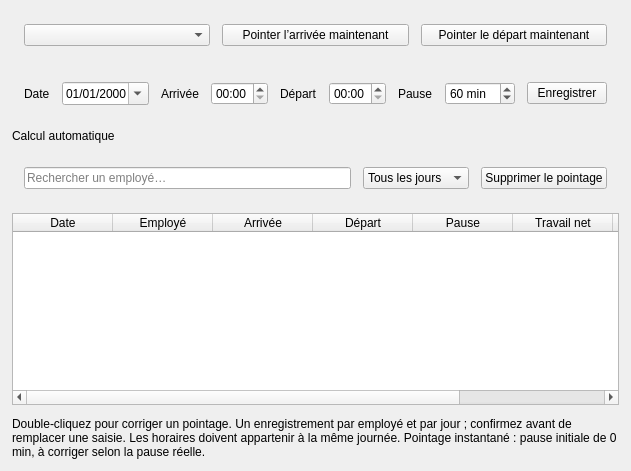
          <widget class="QWidget" name="attendancePage">
            <attribute name="title">
              <string>Pointage</string>
            </attribute>
            <layout class="QVBoxLayout" name="attendancePageLayout">
              <property name="spacing">
                <number>12</number>
              </property>
              <property name="leftMargin">
                <number>12</number>
              </property>
              <property name="topMargin">
                <number>12</number>
              </property>
              <property name="rightMargin">
                <number>12</number>
              </property>
              <property name="bottomMargin">
                <number>12</number>
              </property>
              <item>
                <layout class="QHBoxLayout" name="instantAttendance">
                  <property name="spacing">
                    <number>12</number>
                  </property>
                  <property name="leftMargin">
                    <number>12</number>
                  </property>
                  <property name="topMargin">
                    <number>12</number>
                  </property>
                  <property name="rightMargin">
                    <number>12</number>
                  </property>
                  <property name="bottomMargin">
                    <number>12</number>
                  </property>
                  <item>
                    <widget class="QComboBox" name="attendanceEmployee" />
                  </item>
                  <item>
                    <widget class="QPushButton" name="clockInButton">
                      <property name="text">
                        <string>Pointer l’arrivée maintenant</string>
                      </property>
                      <property name="primary" stdset="0">
                        <bool>true</bool>
                      </property>
                    </widget>
                  </item>
                  <item>
                    <widget class="QPushButton" name="clockOutButton">
                      <property name="text">
                        <string>Pointer le départ maintenant</string>
                      </property>
                    </widget>
                  </item>
                </layout>
              </item>
              <item>
                <layout class="QHBoxLayout" name="attendanceForm">
                  <property name="spacing">
                    <number>12</number>
                  </property>
                  <property name="leftMargin">
                    <number>12</number>
                  </property>
                  <property name="topMargin">
                    <number>12</number>
                  </property>
                  <property name="rightMargin">
                    <number>12</number>
                  </property>
                  <property name="bottomMargin">
                    <number>12</number>
                  </property>
                  <item>
                    <widget class="QLabel" name="attendanceDateLabel">
                      <property name="text">
                        <string>Date</string>
                      </property>
                      <property name="wordWrap">
                        <bool>true</bool>
                      </property>
                    </widget>
                  </item>
                  <item>
                    <widget class="QDateEdit" name="attendanceDate">
                      <property name="calendarPopup">
                        <bool>true</bool>
                      </property>
                      <property name="displayFormat">
                        <string>dd/MM/yyyy</string>
                      </property>
                    </widget>
                  </item>
                  <item>
                    <widget class="QLabel" name="arrivalLabel">
                      <property name="text">
                        <string>Arrivée</string>
                      </property>
                      <property name="wordWrap">
                        <bool>true</bool>
                      </property>
                    </widget>
                  </item>
                  <item>
                    <widget class="QTimeEdit" name="attendanceArrival">
                      <property name="displayFormat">
                        <string>HH:mm</string>
                      </property>
                    </widget>
                  </item>
                  <item>
                    <widget class="QLabel" name="departureLabel">
                      <property name="text">
                        <string>Départ</string>
                      </property>
                      <property name="wordWrap">
                        <bool>true</bool>
                      </property>
                    </widget>
                  </item>
                  <item>
                    <widget class="QTimeEdit" name="attendanceDeparture">
                      <property name="displayFormat">
                        <string>HH:mm</string>
                      </property>
                    </widget>
                  </item>
                  <item>
                    <widget class="QLabel" name="pauseLabel">
                      <property name="text">
                        <string>Pause</string>
                      </property>
                      <property name="wordWrap">
                        <bool>true</bool>
                      </property>
                    </widget>
                  </item>
                  <item>
                    <widget class="QSpinBox" name="attendancePause">
                      <property name="maximum">
                        <number>240</number>
                      </property>
                      <property name="value">
                        <number>60</number>
                      </property>
                      <property name="suffix">
                        <string> min</string>
                      </property>
                    </widget>
                  </item>
                  <item>
                    <widget class="QPushButton" name="saveAttendanceButton">
                      <property name="text">
                        <string>Enregistrer</string>
                      </property>
                      <property name="primary" stdset="0">
                        <bool>true</bool>
                      </property>
                    </widget>
                  </item>
                </layout>
              </item>
              <item>
                <widget class="QLabel" name="attendanceCalculation">
                  <property name="text">
                    <string>Calcul automatique</string>
                  </property>
                  <property name="wordWrap">
                    <bool>true</bool>
                  </property>
                </widget>
              </item>
              <item>
                <layout class="QHBoxLayout" name="attendanceFilters">
                  <property name="spacing">
                    <number>12</number>
                  </property>
                  <property name="leftMargin">
                    <number>12</number>
                  </property>
                  <property name="topMargin">
                    <number>12</number>
                  </property>
                  <property name="rightMargin">
                    <number>12</number>
                  </property>
                  <property name="bottomMargin">
                    <number>12</number>
                  </property>
                  <item>
                    <widget class="QLineEdit" name="attendanceSearch">
                      <property name="placeholderText">
                        <string>Rechercher un employé…</string>
                      </property>
                      <property name="clearButtonEnabled">
                        <bool>true</bool>
                      </property>
                    </widget>
                  </item>
                  <item>
                    <widget class="QComboBox" name="attendanceDayFilter">
                      <item>
                        <property name="text">
                          <string>Tous les jours</string>
                        </property>
                      </item>
                      <item>
                        <property name="text">
                          <string>Aujourd’hui</string>
                        </property>
                      </item>
                    </widget>
                  </item>
                  <item>
                    <widget class="QPushButton" name="deleteAttendanceButton">
                      <property name="text">
                        <string>Supprimer le pointage</string>
                      </property>
                    </widget>
                  </item>
                </layout>
              </item>
              <item>
                <widget class="QTableWidget" name="attendanceTable">
                  <property name="editTriggers">
                    <set>QAbstractItemView::NoEditTriggers</set>
                  </property>
                  <property name="selectionMode">
                    <enum>QAbstractItemView::SingleSelection</enum>
                  </property>
                  <property name="selectionBehavior">
                    <enum>QAbstractItemView::SelectRows</enum>
                  </property>
                  <property name="alternatingRowColors">
                    <bool>true</bool>
                  </property>
                  <column>
                    <property name="text">
                      <string>Date</string>
                    </property>
                  </column>
                  <column>
                    <property name="text">
                      <string>Employé</string>
                    </property>
                  </column>
                  <column>
                    <property name="text">
                      <string>Arrivée</string>
                    </property>
                  </column>
                  <column>
                    <property name="text">
                      <string>Départ</string>
                    </property>
                  </column>
                  <column>
                    <property name="text">
                      <string>Pause</string>
                    </property>
                  </column>
                  <column>
                    <property name="text">
                      <string>Travail net</string>
                    </property>
                  </column>
                  <column>
                    <property name="text">
                      <string>Heures sup.</string>
                    </property>
                  </column>
                  <column>
                    <property name="text">
                      <string>État</string>
                    </property>
                  </column>
                </widget>
              </item>
              <item>
                <widget class="QLabel" name="attendanceHelp">
                  <property name="text">
                    <string>Double-cliquez pour corriger un pointage. Un enregistrement par employé et par jour ; confirmez avant de remplacer une saisie. Les horaires doivent appartenir à la même journée. Pointage instantané : pause initiale de 0 min, à corriger selon la pause réelle.</string>
                  </property>
                  <property name="wordWrap">
                    <bool>true</bool>
                  </property>
                </widget>
              </item>
            </layout>
          </widget>
